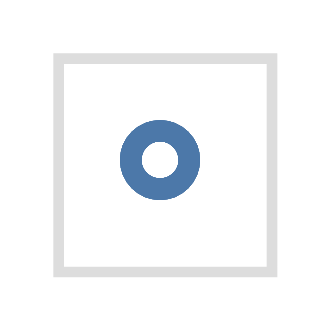

The Vega-Lite source for this figure:
### Vega specification from a JSON file in a GitHub repository (floating-point values rounded to 4 significant figures)
{"$schema": "https://vega.github.io/schema/vega/v5.json", "autosize": "pad", "padding": 5, "width": 20, "height": 20, "style": "cell", "data": [{"name": "source_0", "values": [{"a": "C", "b": 2}, {"a": "C", "b": 7}, {"a": "C", "b": 4}, {"a": "D", "b": 1}, {"a": "D", "b": 2}, {"a": "D", "b": 6}, {"a": "E", "b": 8}, {"a": "E", "b": 4}, {"a": "E", "b": 7}]}], "marks": [{"name": "marks", "type": "symbol", "style": ["point"], "from": {"data": "source_0"}, "encode": {"update": {"opacity": {"value": 0.7}, "fill": {"value": "transparent"}, "stroke": {"value": "#4c78a8"}, "x": {"signal": "width", "mult": 0.5}, "y": {"signal": "height", "mult": 0.5}}}}], "config": {"axisY": {"minExtent": 30}}}
